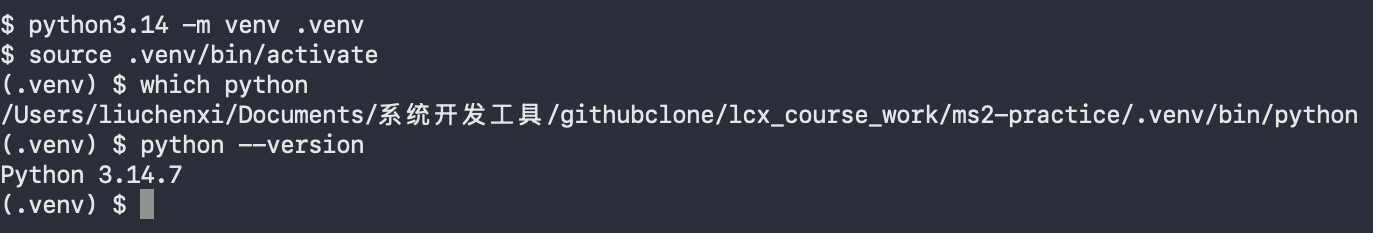
#> input picture w3课后实例练习/shots/01_venv.png, 1373 x 233 px
$ python -i crop.py   (imports and definitions only)
#> lines starting #> are read from the running program, lines starting #| are printed output that depends on the picture; after the words box and inside, x2 and y2 are one past the last pixel; in counts of white or black regions, pixels touching at a corner belong together
#!/usr/bin/env python3
"""把终端窗口截图裁剪成只含命令与输出的内容图：去掉标题栏，忽略终端行标记括号与窗口圆角，按背景色收紧。"""
import sys
from PIL import Image, ImageChops

def main(src, dst, top_cut=58, pad_x=16, pad_y=14, thr=45, edge_l=20, edge_r=90, edge_b=10, edge_t=10, max_h=None):
#> called with src = 'shots/01_venv.png', dst = 'out.png', top_cut = 58, pad_x = 16, pad_y = 14, thr = 45, edge_l = 20, edge_r = 90
    im = Image.open(src).convert("RGB")
#> im is the input picture: PIL image 1373x233 RGB; mean R, G, B 51.9, 56.1, 66.7
    w, h = im.size
#> w = 1373; h = 233
    body = im.crop((0, top_cut, w, min(h, top_cut + int(max_h)) if max_h else h))
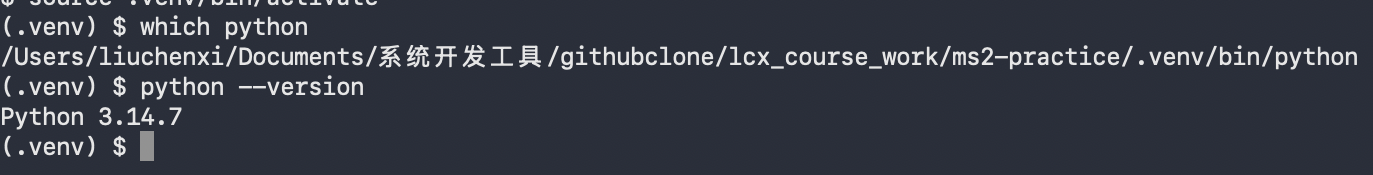
#> body: PIL image 1373x175 RGB; mean R, G, B 52.8, 57, 67.5
    # 背景色取内容区顶部正中（一定是纯背景，避开圆角和光标）
    bg = body.getpixel((body.width // 2, 30))
#> bg = (43, 47, 57)
    diff = ImageChops.difference(body, Image.new("RGB", body.size, bg))
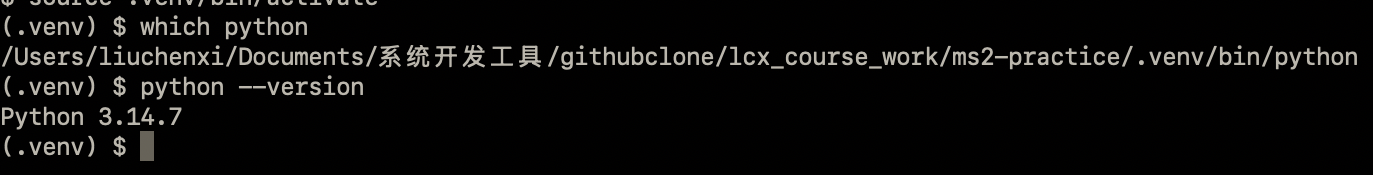
#> diff: PIL image 1373x175 RGB; mean R, G, B 11.6, 11, 10.5
    mask = diff.convert("L").point(lambda v: 255 if v > thr else 0)
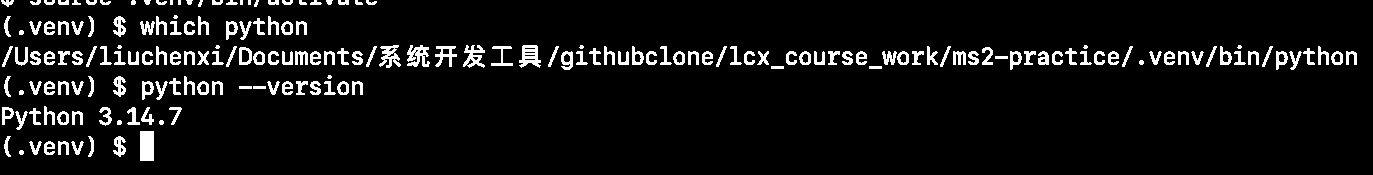
#> mask: PIL image 1373x175 L; 6.8% white; 188 white regions (11 under 20 px), largest, box (x1, y1, x2, y2) and area: (140, 131, 154, 161) 420, (407, 45, 430, 67) 309, (519, 45, 541, 68) 309
    px = mask.load()
    # 抹掉左右边缘的命令行标记 [ ]、顶部标题栏分隔线与底部窗口圆角
    for y in range(mask.height):
        for x in list(range(edge_l)) + list(range(mask.width - edge_r, mask.width)):
            px[x, y] = 0
    for y in list(range(edge_t)) + list(range(mask.height - edge_b, mask.height)):
        for x in range(mask.width):
            px[x, y] = 0
    bbox = mask.getbbox()
#> bbox = (20, 15, 1283, 161)
    if not bbox:
        body.save(dst)
        return
    l, t, r, b = bbox
#> l = 20; t = 15; r = 1283; b = 161
    l = max(edge_l, l - pad_x)
    t = max(edge_t, t - pad_y)
#> t = 10
    r = min(body.width - edge_r, r + pad_x)
    b = min(body.height - edge_b, b + pad_y)
#> b = 165
    body.crop((l, t, r, b)).save(dst)
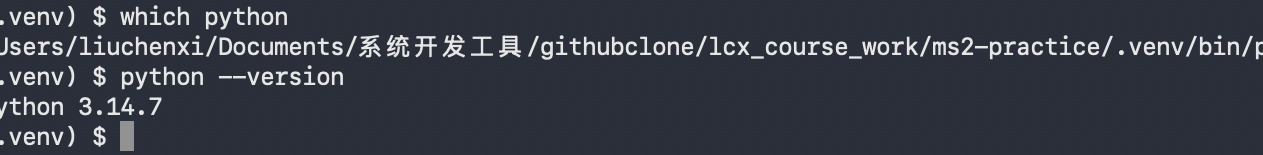
#> saved as out.png: PIL image 1263x155 RGB; mean R, G, B 53.7, 57.9, 68.3
    print(f"cropped {src} -> {dst}: {r-l}x{b-t} bg={bg}")
#| cropped shots/01_venv.png -> out.png: 1263x155 bg=(43, 47, 57)

# [6 lines not run here, left out]

>>> result = main('shots/01_venv.png', 'out.png')

$ run again, on w3课后实例练习/shots/03b_wheel.png
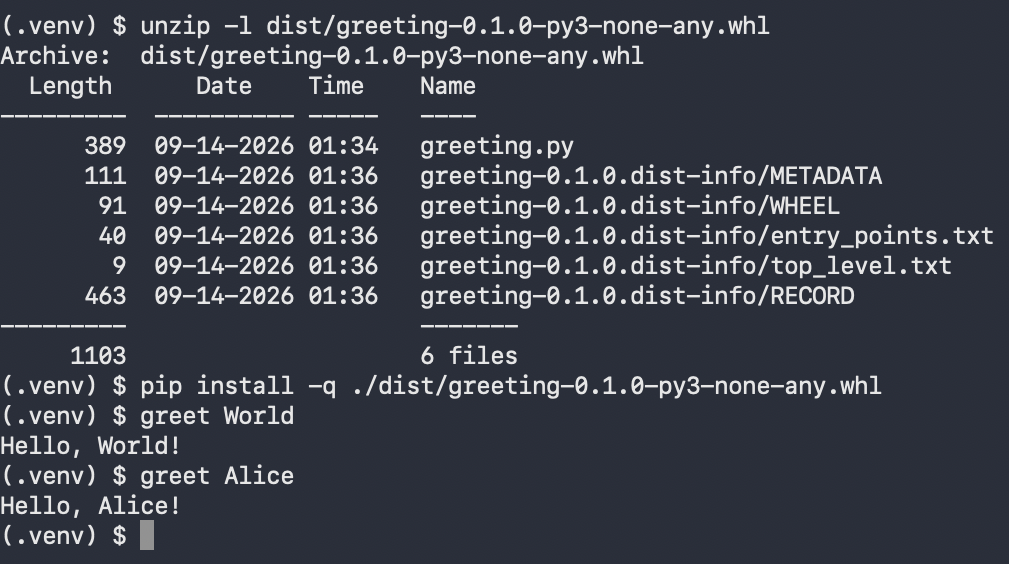
#> input picture w3课后实例练习/shots/03b_wheel.png, 1009 x 564 px
#> in main, im is the input picture: PIL image 1009x564 RGB; mean R, G, B 57.2, 61.3, 71.5
#> bg = (42, 46, 58)
#> in main, `mask = diff.convert("L").point(lambda v: 255 if v > thr else 0)`:
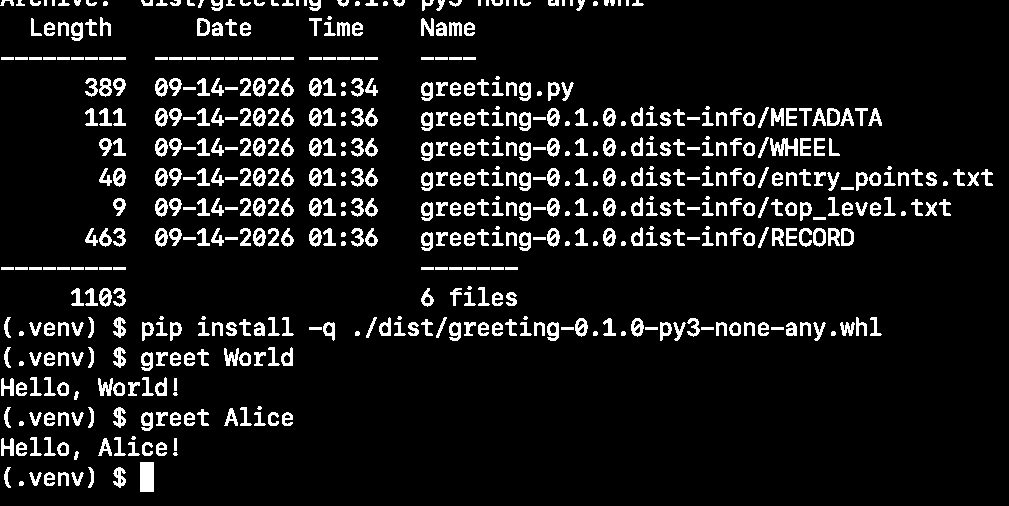
#> mask: PIL image 1009x506 L; 9.3% white; 566 white regions (39 under 20 px), largest, box (x1, y1, x2, y2) and area: (140, 462, 154, 492) 420, (770, 138, 798, 156) 300, (113, 317, 126, 338) 162
#> bbox = (20, 10, 919, 492)
#> in main, `l, t, r, b = bbox`: l = 20; t = 10; r = 919; b = 492
#> in main, `b = min(body.height - edge_b, b + pad_y)`: b = 496
#> in main, `body.crop((l, t, r, b)).save(dst)`:
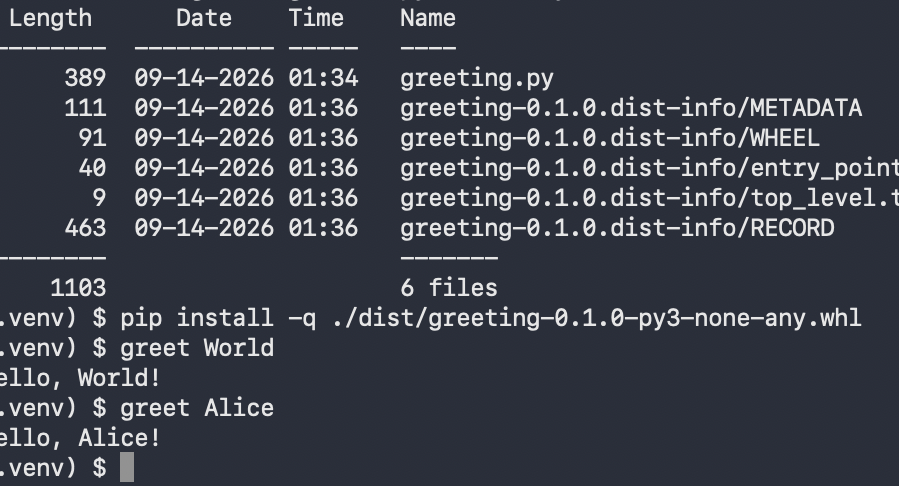
#> saved as out.png: PIL image 899x486 RGB; mean R, G, B 58.1, 62.1, 72.3
#| cropped shots/03b_wheel.png -> out.png: 899x486 bg=(42, 46, 58)

$ run again, on w3课后实例练习/shots/04_freeze.png
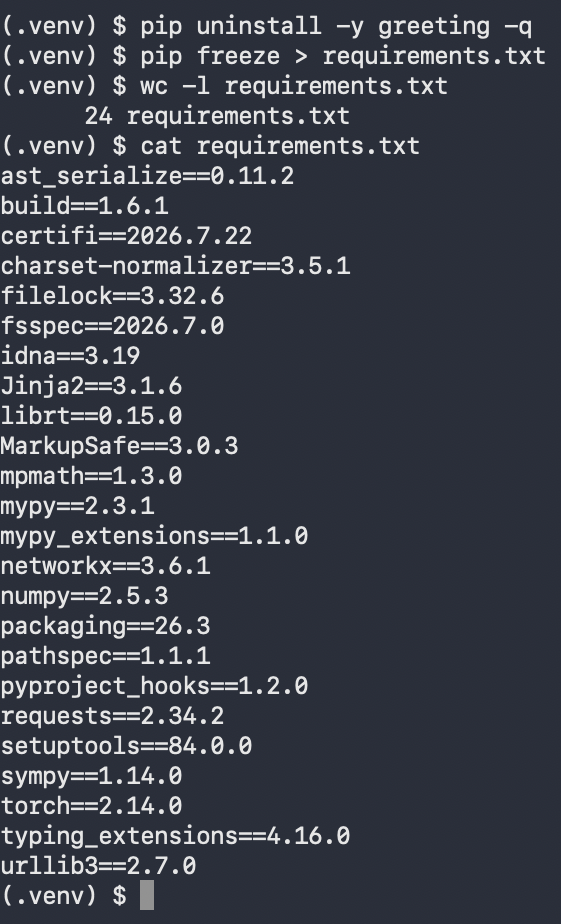
#> input picture w3课后实例练习/shots/04_freeze.png, 561 x 924 px
#> in main, im is the input picture: PIL image 561x924 RGB; mean R, G, B 57.3, 61.4, 71.7
#> bg = (42, 46, 58)
#> in main, `mask = diff.convert("L").point(lambda v: 255 if v > thr else 0)`:
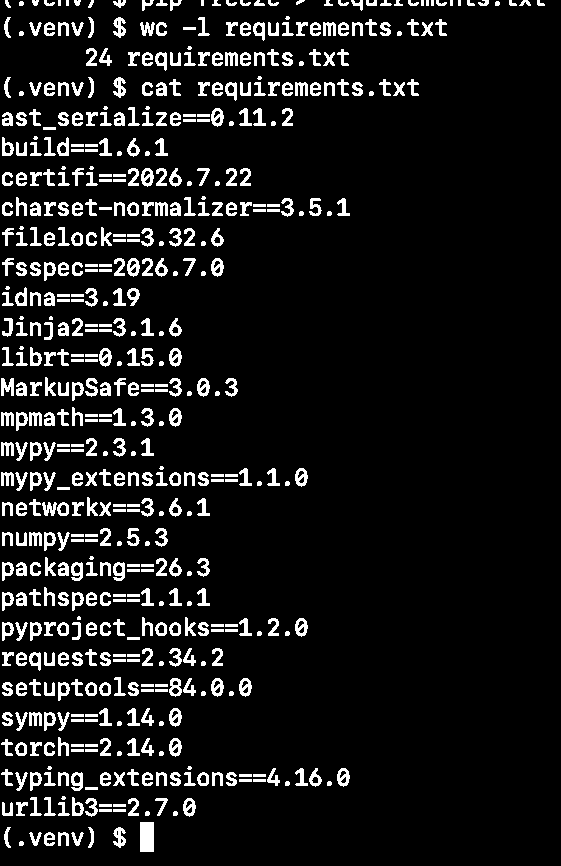
#> mask: PIL image 561x866 L; 9.3% white; 573 white regions (28 under 20 px), largest, box (x1, y1, x2, y2) and area: (140, 822, 154, 852) 420, (113, 17, 126, 38) 162, (113, 77, 126, 98) 162
#> bbox = (20, 10, 447, 852)
#> in main, `l, t, r, b = bbox`: l = 20; t = 10; r = 447; b = 852
#> in main, `r = min(body.width - edge_r, r + pad_x)`: r = 463
#> in main, `b = min(body.height - edge_b, b + pad_y)`: b = 856
#> in main, `body.crop((l, t, r, b)).save(dst)`:
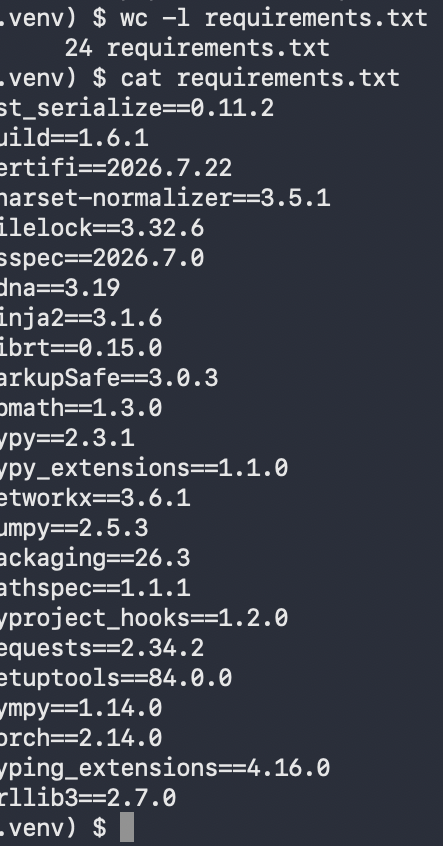
#> saved as out.png: PIL image 443x846 RGB; mean R, G, B 58.9, 63, 73.1
#| cropped shots/04_freeze.png -> out.png: 443x846 bg=(42, 46, 58)
